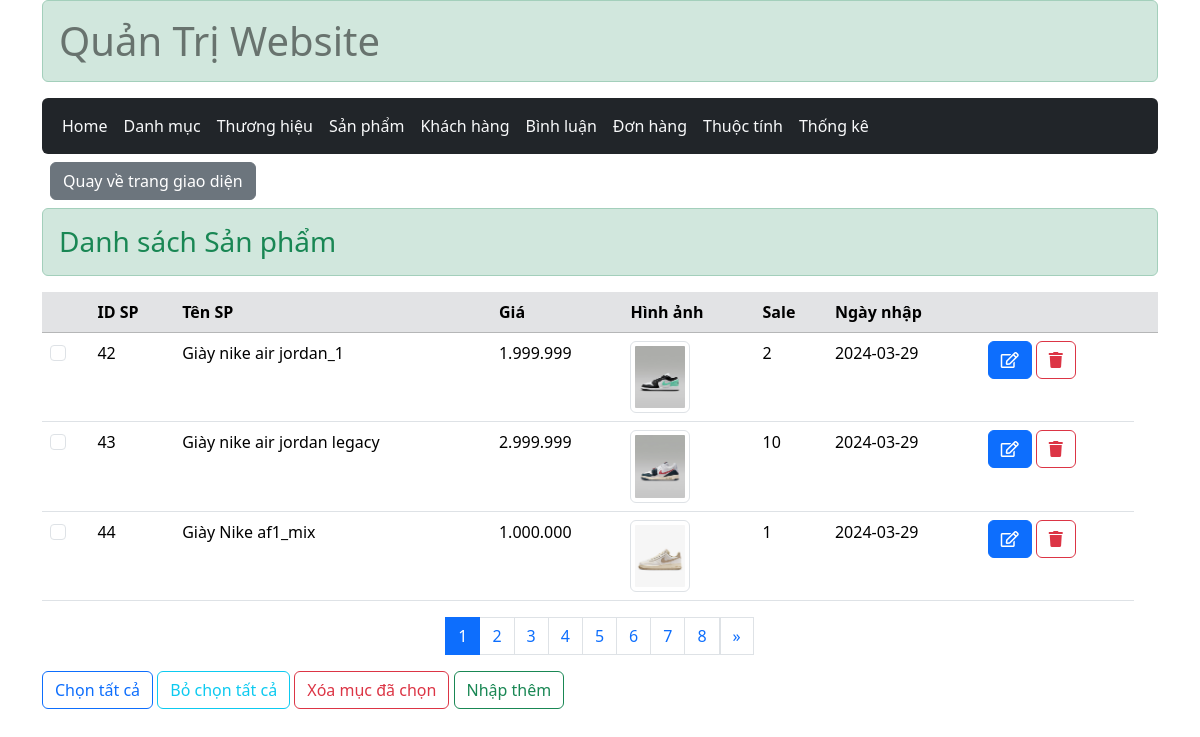
/admin/index.php?act=list_product, run on the app's committed database.
### tables this page shows
CREATE TABLE `product` (
  `product_id` int(11) NOT NULL,
  `name` varchar(255) NOT NULL,
  `price` int(11) NOT NULL,
  `image` varchar(255) NOT NULL,
  `description` text NOT NULL,
  `sale` int(11) NOT NULL,
  `create_at` date NOT NULL,
  `view` int(11) NOT NULL,
  `cate_id` int(11) NOT NULL,
  `brand_id` int(11) NOT NULL
);

### controller/ControllerAdmin/ProductControl.php (called while the page is built, shortened)
<?php
function list_product(){
    if(!isset($_GET['page']) || !is_numeric($_GET['page']) || $_GET['page'] < 1 ){
        $page = 1;
    }else{
        $page = $_GET['page'];
    }
    $quantity = 3;
    $product_select_all = product_select_all();
    $list_product = product_select_pages($page , $quantity);
    $total_pages =  ceil(count($product_select_all) / $quantity);
    include 'product/list_product.php';
}

### model/pdo.php (called while the page is built, shortened)
<?php
    function pdo_get_connection(){
        $servername = "localhost";
        $username = "root";
        $password = "";
        try {
            $conn = new PDO("mysql:host=$servername;dbname=duan1", $username, $password);
            $conn->setAttribute(PDO::ATTR_ERRMODE, PDO::ERRMODE_EXCEPTION);
            return $conn;
        } catch(PDOException $e) {
            echo "Lỗi kết nối : " . $e->getMessage();
        }
    }
    function pdo_query($sql){
        $sql_args = array_slice(func_get_args(),1);
        try{
            $conn = pdo_get_connection();
            $stmt = $conn ->prepare($sql);
            $stmt -> execute($sql_args);
            $rows = $stmt -> fetchAll();
            return $rows;
        }
        catch(PDOException $e){
            throw $e;
        }
        finally{
            unset($conn);
        }
    }
?>

### model/product.php (called while the page is built, shortened)
<?php
function product_select_all(){
    $sql = "SELECT *  FROM product";
    return pdo_query($sql);
}
function product_select_pages($page, $quantity){
    $start = ($page -1)* $quantity;
    $sql = "SELECT * from product order by product_id limit $start, $quantity";
    return pdo_query($sql);
}

### admin/product/list_product.php (the view, shortened to what this page needs)
<main class="container_">
        <h3 class="alert alert-success text-success"> Danh sách Sản phẩm</h3>
        <form action="index.php?act=delete_product_by_checkbox" method="post">
        <table class="table table-hover">
            <thead  class="table-secondary" >
                <tr>
                    <th></th>
                    <th>ID SP</th>
                    <th>Tên SP</th>
                    <th>Giá</th>
                    <th>Hình ảnh</th>
                    <th>Sale</th>
                    <th>Ngày nhập</th>
                    <th></th>
                    <th></th>
                </tr>
            </thead>
            <tbody>
                <?php foreach($list_product as $product) :
                    extract($product);
                    $price = number_format("$price",0,",",".");;
                    $img= '../'.$GLOBALS['path_img'].$image;
                ?>
                <tr class="">
                    <td><input class="form-check-input" name="products_id[]" value="<?= $product_id ?>" type="checkbox"></td>
                    <td><?= $product_id?></td>
                    <td> <?= $name?></td>
                    <td> <?= $price?> </td>
                    <td> <img src="<?=$img ?>" class="img-thumbnail" width="60px" alt="..."> </td>
                    <td> <?= $sale?> </td>
                    <td> <?= $create_at?> </td>
                    <td>
                        <a href="index.php?act=edit_product&product_id=<?= $product_id ?>" class="btn btn-primary fw-medium"><i class="far fa-edit"></i></a>
                        <a href="index.php?act=delete_product&product_id=<?= $product_id ?>" class="btn btn-outline-danger fw-medium" onclick="return confirm('Xác nhận xóa')"><i class="fas fa-trash"></i></a>
                    </td>
                </tr>
                <?php endforeach ?>
            </tbody>
        </table>
        <div aria-label="Page navigation example" class="chuyentrang">
            <ul class="pagination justify-content-center" >
                <?php if(isset($total_pages)): ?>
                    <?php for($i=1 ;  $i <= $total_pages; $i++) : ?>
                    <li class="page-item"><a class="page-link <?= $page == $i ? 'active' : ''  ?>" href="?act=list_product&page=<?= $i ?>"><?= $i?></a></li>
                    <?php endfor ?>
                <?php endif ?>
                <li>
                <?php
                    if(isset($page)  && isset($total_pages) && $total_pages > $page ){
                        if($page <  $total_pages){
                            $next_page = $page + 1;
                        }
                ?>
                    <a class="page-link" href="?act=list_product&page=<?= $next_page ?>" aria-label="Next">
                    <span aria-hidden="true">&raquo;</span>
                    </a>
                <?php }?>
                </li>
            </ul>
        </div>
        <div class="form-group">
            <button name="" id="btnclick" class="btn btn-outline-primary fw-medium">Chọn tất cả</button>
            <button type="reset"  class="btn btn-outline-info fw-medium">Bỏ chọn tất cả</button>
            <input type="submit" name="delete_btn"  class="btn btn-outline-danger fw-medium" value="Xóa mục đã chọn">
            <a href="index.php?act=add_product"  class="btn btn-outline-success fw-medium">Nhập thêm</a>
        </div>
        </form>
</main>

### admin/header.php (shortened to what this page needs)
<!DOCTYPE html>
<html lang="en">
<head>
    <link rel="stylesheet" href="https://cdnjs.cloudflare.com/ajax/libs/font-awesome/5.15.4/css/all.min.css" />
    <link href="https://cdn.jsdelivr.net/npm/bootstrap@5.3.3/dist/css/bootstrap.min.css" rel="stylesheet">
</head>
<body>
    <div class="container">
        <header>
            <h1 class="alert alert-success"><a class="nav-link text-black-50" href="#">Quản Trị Website</a></h1>
            <nav class="navbar navbar-expand-lg bg-dark  rounded-2 " >
                <div class="container-fluid ">
                    <div class="collapse navbar-collapse " id="navbarNavDropdown">
                        <ul class="nav navbar-nav   ">
                            <li class="nav-item  ">
                                <a class="nav-link text-light " aria-current="page" href="index.php">Home</a>
                            </li>
                            <li class="nav-item">
                                <a class="nav-link text-light" href="index.php?act=list_category">Danh mục</a>
                            </li>
                            <li class="nav-item">
                                <a class="nav-link text-light" href="index.php?act=list_brand">Thương hiệu</a>
                            </li>
                            <li class="nav-item">
                                <a class="nav-link text-light" href="index.php?act=list_product">Sản phẩm</a>
                            </li>
                            <li class="nav-item">
                                <a class="nav-link text-light" href="index.php?act=list_user">Khách hàng</a>
                            </li>
                            <li class="nav-item">
                                <a class="nav-link text-light" href="index.php?act=list_comment">Bình luận</a>
                            </li>
                            <li class="nav-item">
                                <a class="nav-link text-light" href="index.php?act=list_bill">Đơn hàng</a>
                            </li>
                            <li class="nav-item">
                                <a class="nav-link text-light" href="index.php?act=list_property">Thuộc tính</a>
                            </li>
                            <li class="nav-item">
                                <a class="nav-link text-light" href="index.php?act=list_statistical">Thống kê</a>
                            </li>
                        </ul>
                    </div>
                </div>
            </nav>
            <p class="d-inline-flex gap-1 m-2">
                <a class="btn btn-secondary"  href="../index.php"  aria-controls="collapseExample">
                    Quay về trang giao diện
                </a>
            </p>
        </header>

### admin/index.php (shortened to what this page needs)
<?php
    include "../model/pdo.php";
    include "../model/product.php";
    include '../controller/ControllerAdmin/ProductControl.php';
    include "header.php";
    if(isset($_GET['act'])){
        $act = $_GET['act'];
        switch($act){
            case 'list_product':
                list_product();
                break;
        }
    }else{
        include "home.php";
    }
?>

### data on the page
product: product_id "42", name "Giày nike air jordan_1", price "1.999.999", image (picture), sale "2", create_at "2024-03-29"
product: product_id "43", name "Giày nike air jordan legacy", price "2.999.999", image (picture), sale "10", create_at "2024-03-29"
product: product_id "44", name "Giày Nike af1_mix", price "1.000.000", image (picture), sale "1", create_at "2024-03-29"
